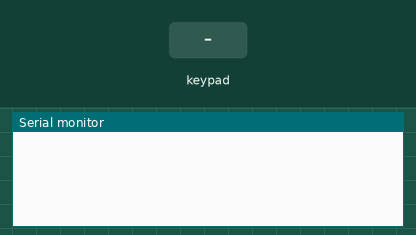
Recording of a sketch running on a simulated ESP32. Shown: the last lines printed to the serial monitor. Inputs (shaded band) come from the test bench.

Above: at 1.2 s.
1.3 s: key '1' pressed
At 1.8 s:
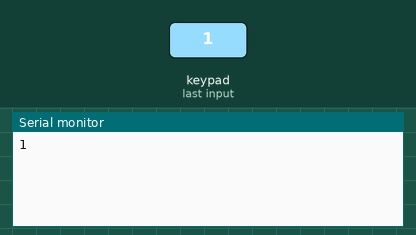
2.8 s: keypad keys 1 3 1 2 1 4 2 7 # pressed 0.4 s apart
At 6.7 s:
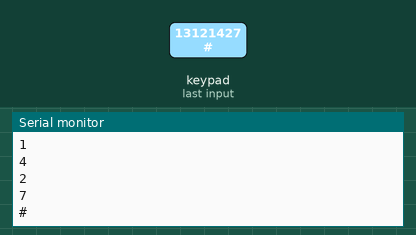
7.9 s: key 'A' pressed
At 9.1 s:
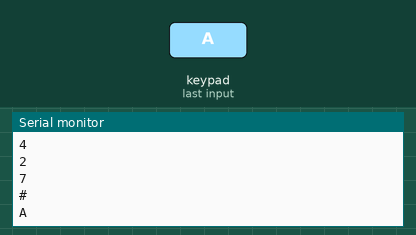
9.4 s: keypad keys 1 3 1 2 1 4 2 7 * pressed 0.4 s apart
At 14.0 s:
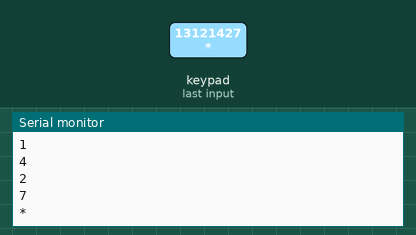
14.5 s: key 'B' pressed
At 15.6 s:
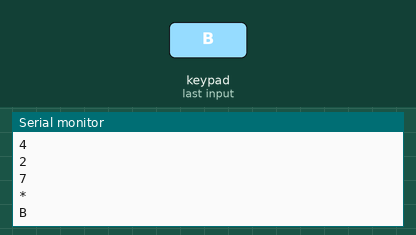
16.0 s: keypad keys 1 3 1 2 1 4 2 7 D pressed 0.4 s apart
At 20.1 s:
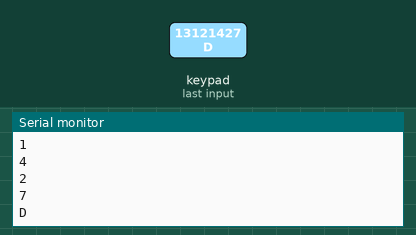
Timing chart, 0 to 21.6 s (numbered marks = the images above; inputs shaded):
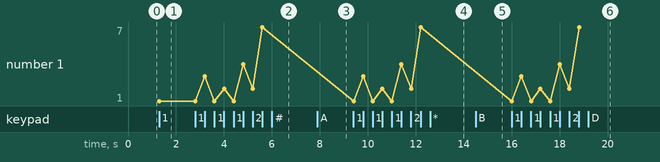

The sketch:

IOT_LAB3_PARTB.ino
```cpp
#include <Keypad.h>
const byte ROWS = 4, COLS = 4;
char keys[ROWS][COLS] = {
{'1','2','3','A'},
{'4','5','6','B'},
{'7','8','9','C'},
{'*','0','#','D'}
};
byte rowPins[ROWS] = { 13, 12, 14, 27 };
byte colPins[COLS] = { 26, 25, 33, 32 };
Keypad pad = Keypad(makeKeymap(keys), rowPins, colPins, ROWS, COLS);
void loop() {
char k = pad.getKey(); // non-blocking, debounced
if (k) Serial.println(k);
}
```

Measured:
- after the input at 1.3 s, the serial monitor: prints a new line at once (image 1)
- after the input at 2.8 s, the serial monitor: prints a new line after 0.41 s (image 2)
- after the input at 7.9 s, the serial monitor: prints a new line at once (image 3)
- after the input at 9.4 s, the serial monitor: prints a new line at once (image 4)
- after the input at 14.5 s, the serial monitor: prints a new line at once (image 5)
- after the input at 16.0 s, the serial monitor: prints a new line at once (image 6)
- plotted number 1: 1 → 7 after the input at 2.8 s
